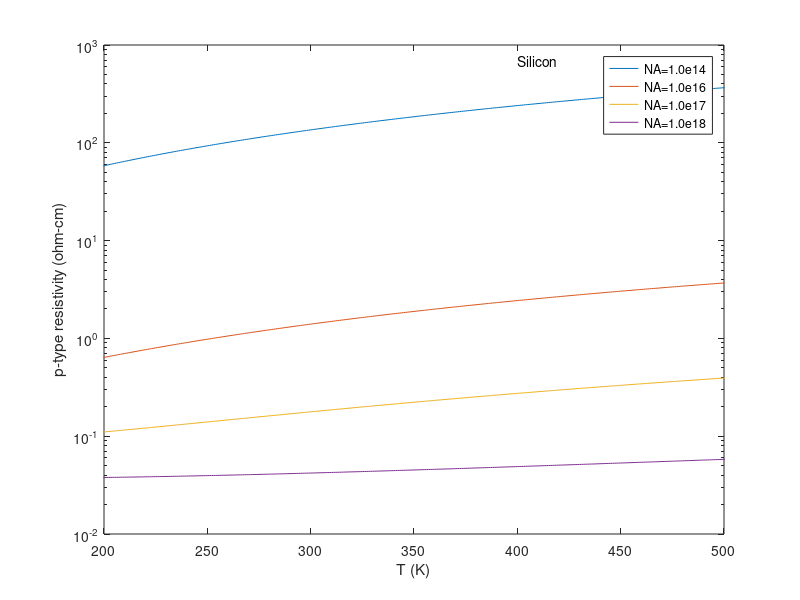

MATLAB code for this plot:
#  Plotting of Resistivity vs T(K);

# Values at T=300K
upmin300=54.3;
up0300=406.9;
Naref300=2.35*(10.^17);
ap300=0.88;
T=100:1:600;
q=1.6e-19;

# Values at T(k)
upmin=upmin300*((T/300).^-0.57);
up0=up0300*((T/300).^-2.23);
Naref=Naref300*((T/300).^2.4);
ap=ap300*((T/300).^-0.146);

NA=1.0e14;
up=upmin + up0./((1+NA./Naref).^ap);
pn=1./(q*up*NA);
semilogy(T,pn);
axis([200 500 1.0e-2 1.0e3]);
xlabel('T (K)');
ylabel('p-type resistivity (ohm-cm)');
hold on

NA=1.0e16;
up=upmin + up0./((1+NA./Naref).^ap);
pn=1./(q*up*NA);
semilogy(T,pn);
axis([200 500 1.0e-2 1.0e3]);
hold on

NA=1.0e17;
up=upmin + up0./((1+NA./Naref).^ap);
pn=1./(q*up*NA);
semilogy(T,pn);
axis([200 500 1.0e-2 1.0e3]);
hold on

NA=1.0e18;
up=upmin + up0./((1+NA./Naref).^ap);
pn=1./(q*up*NA);
semilogy(T,pn);
axis([200 500 1.0e-2 1.0e3]);
legend('NA=1.0e14', 'NA=1.0e16', 'NA=1.0e17', 'NA=1.0e18');

text(400,700,'Silicon');